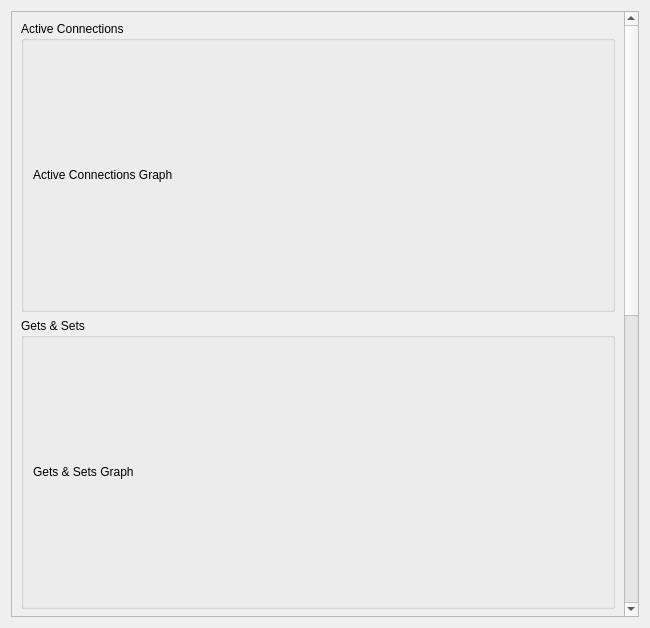
<ui version="4.0" >
 <class>liveStatsDialog</class>
 <widget class="QDialog" name="liveStatsDialog" >
  <property name="geometry" >
   <rect>
    <x>0</x>
    <y>0</y>
    <width>650</width>
    <height>628</height>
   </rect>
  </property>
  <property name="windowTitle" >
   <string>Live Stats</string>
  </property>
  <layout class="QVBoxLayout" name="verticalLayout" >
   <item>
    <widget class="QScrollArea" name="scrollArea" >
     <property name="widgetResizable" >
      <bool>true</bool>
     </property>
     <widget class="QWidget" name="scrollAreaWidgetContents" >
      <property name="geometry" >
       <rect>
        <x>0</x>
        <y>-590</y>
        <width>613</width>
        <height>1196</height>
       </rect>
      </property>
      <layout class="QVBoxLayout" name="verticalLayout_4" >
       <item>
        <widget class="QGroupBox" name="gbConnections" >
         <property name="title" >
          <string>Active Connections</string>
         </property>
         <layout class="QVBoxLayout" name="verticalLayout_3" >
          <item>
           <widget class="QLabel" name="lblConnectionsGraph" >
            <property name="minimumSize" >
             <size>
              <width>550</width>
              <height>250</height>
             </size>
            </property>
            <property name="text" >
             <string>Active Connections Graph</string>
            </property>
           </widget>
          </item>
         </layout>
        </widget>
       </item>
       <item>
        <widget class="QGroupBox" name="gbGetsSets" >
         <property name="title" >
          <string>Gets &amp;&amp; Sets</string>
         </property>
         <layout class="QVBoxLayout" name="verticalLayout_5" >
          <item>
           <widget class="QLabel" name="lblGetsGraph" >
            <property name="minimumSize" >
             <size>
              <width>550</width>
              <height>250</height>
             </size>
            </property>
            <property name="text" >
             <string>Gets &amp; Sets Graph</string>
            </property>
           </widget>
          </item>
         </layout>
        </widget>
       </item>
       <item>
        <widget class="QGroupBox" name="gbHitsMisses" >
         <property name="title" >
          <string>Hits vs. Misses</string>
         </property>
         <layout class="QVBoxLayout" name="verticalLayout_7" >
          <item>
           <widget class="QLabel" name="lblHitsMissesGraph" >
            <property name="minimumSize" >
             <size>
              <width>550</width>
              <height>250</height>
             </size>
            </property>
            <property name="text" >
             <string>Hits vs. Misses Graph</string>
            </property>
           </widget>
          </item>
         </layout>
        </widget>
       </item>
       <item>
        <widget class="QGroupBox" name="gbMemoryUsage" >
         <property name="title" >
          <string>Memory Usage</string>
         </property>
         <layout class="QVBoxLayout" name="verticalLayout_2" >
          <item>
           <widget class="QLabel" name="lblMemoryGraph" >
            <property name="minimumSize" >
             <size>
              <width>550</width>
              <height>250</height>
             </size>
            </property>
            <property name="text" >
             <string>Memory Usage Graph</string>
            </property>
           </widget>
          </item>
         </layout>
        </widget>
       </item>
      </layout>
     </widget>
    </widget>
   </item>
  </layout>
 </widget>
 <resources/>
 <connections/>
</ui>
